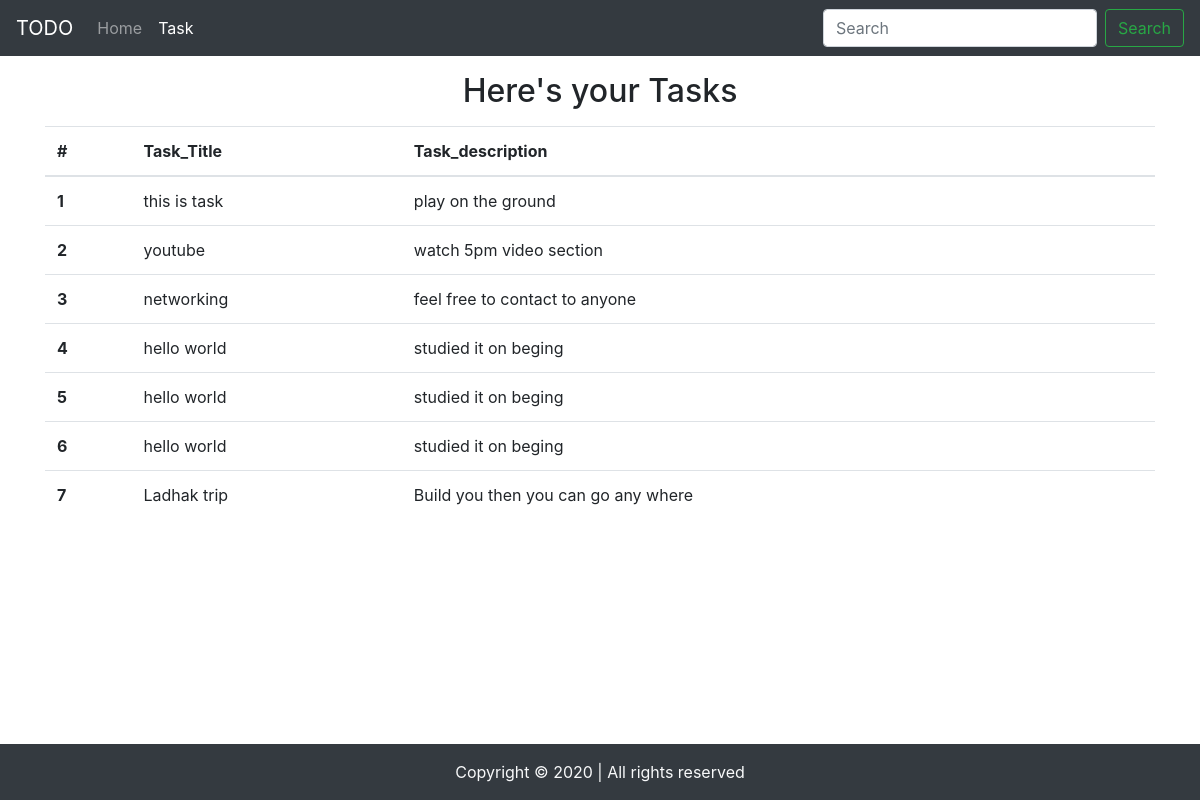
Page /task on the committed database.
### home/models.py (models this page shows, shortened)
class Task(models.Model):
    task_title = models.CharField(max_length=30)
    task_desc = models.TextField()
    time = models.DateTimeField(auto_now_add=True)

### home/views.py (the view)
# urls.py: path('task',views.task, name='task')
def task(request):
    allTasks = Task.objects.all()
    contex = {'task':allTasks}
    return render(request,'task.html',contex)

### templates/task.html (shortened to what this page needs)
<!doctype html>
<html lang="en">
<head>
    <link rel="stylesheet" href="https://stackpath.bootstrapcdn.com/bootstrap/4.5.2/css/bootstrap.min.css"
>
</head>
<body>
    <nav class="navbar navbar-expand-lg navbar-dark bg-dark">
        <a class="navbar-brand" href="/">TODO</a>
        <div class="collapse navbar-collapse" id="navbarSupportedContent">
            <ul class="navbar-nav mr-auto">
                <li class="nav-item ">
                    <a class="nav-link" href="/">Home <span class="sr-only">(current)</span></a>
                </li>
                <li class="nav-item active">
                    <a class="nav-link" href="/task">Task</a>
                </li>
            </ul>
            <form class="form-inline my-2 my-lg-0">
                <input class="form-control mr-sm-2" type="search" placeholder="Search" aria-label="Search">
                <button class="btn btn-outline-success my-2 my-sm-0" type="submit">Search</button>
            </form>
        </div>
    </nav>
    <div class="container my-3">
        <h2 class="text-center">Here's your Tasks</h2>
        <table class="table my-3">
            <thead>
              <tr>
                <th scope="col">#</th>
                <th scope="col">Task_Title</th>
                <th scope="col">Task_description</th>
              </tr>
            </thead>
            <tbody>
            {% for tasks in task %}
              <tr>
                <th scope="row">{{forloop.counter}}</th>
                <td>{{tasks.task_title}}</td>
                <td>{{tasks.task_desc}}</td>
              </tr>
            {% endfor %}
            </tbody>
          </table>
  </div>
<footer>
    <div class="footer-copyright bg-dark text-light text-center fixed-bottom my-0 py-3">Copyright © 2020 | All rights reserved
    </div>
</footer>
</body>
</html>

### rows in the picture
Task: task_title "this is task", task_desc "play on the ground"
Task: task_title "youtube", task_desc "watch 5pm video section"
Task: task_title "networking", task_desc "feel free to contact to anyone"
Task: task_title "hello world", task_desc "studied it on beging"
Task: task_title "hello world", task_desc "studied it on beging"
Task: task_title "hello world", task_desc "studied it on beging"
Task: task_title "Ladhak trip", task_desc "Build you then you can go any where"
